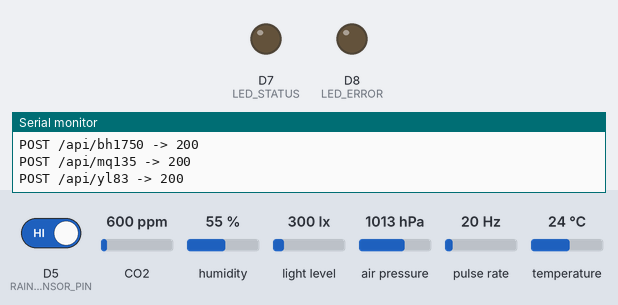
A sketch run on a simulated ESP8266 (NodeMCU). On the bench: output pins drawn as LEDs (lit = HIGH), the last lines printed to the serial monitor. Wiring (inferred from the names in the program): pulse sensor: data D6. The test bench sets the inputs (shaded band); at power-on: D5 (RAIN_SENSOR_PIN) HIGH, CO2 600 ppm, humidity 55 %, light level 300 lx, air pressure 1013 hPa, pulse rate 20 Hz, temperature 24 °C. WiFi joins after 1.5 s; servers stay silent unless stated; uploads are accepted with an empty reply; not simulated (calls return 0 or success): secrets.h.

Above: at 12.3 s.
At 23.05 s:
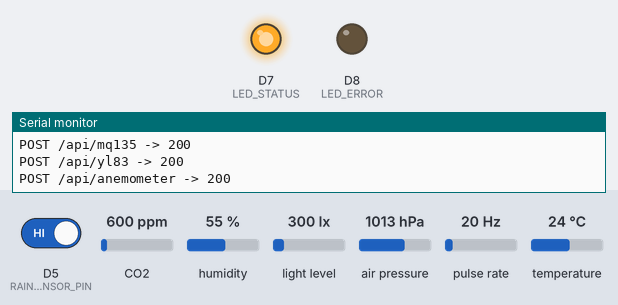
Timing chart, 0 to 80.9 s (numbered marks = the images above):
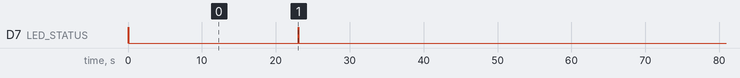

Measured:
- by itself, D7 (LED_STATUS): goes LOW 22.9 s, HIGH 0.10 s, LOW 60.9 s, HIGH 0.10 s, then LOW

The sketch:

ESP8266_Sever.ino
```cpp
#include <ESP8266WiFi.h>
#include <ESP8266HTTPClient.h>
#include <HttpClient.h>
#include <Wire.h>
#include <Adafruit_BME280.h>
#include <BH1750.h>
#include <MQ135.h>

#include "secrets.h" // Wifi credentials

#define MQ135_PIN A0
#define RAIN_SENSOR_PIN D5
#define WIND_SENSOR_PIN D6

#define LED_STATUS D7   // Żółta dioda – status
#define LED_ERROR  D8   // Czerwona dioda – błędy


const char* host = "http://heroku-nodejs-8802db802387.herokuapp.com"; // URL backendu

Adafruit_BME280 bme;
BH1750 lightMeter;
MQ135 mq135_sensor = MQ135(MQ135_PIN);

//Reading Error estimations
float tempError = -0.5; // -1.0?
float humiError = 0;    // ok?
float presError = 33;


volatile uint32_t windCount = 0;
volatile uint32_t lastEdgeUs = 0;
volatile uint8_t lastState = HIGH; // zapamiętanie stanu pinu

void IRAM_ATTR countWind() {
  unsigned long now = micros();
  uint8_t state = digitalRead(WIND_SENSOR_PIN);

  if (state == LOW && lastState == HIGH) {      // przejście z HIGH -> LOW
    if (now - lastEdgeUs > 15000) {             // 15 ms = 66 Hz max (fizycznie realne)
      windCount++;
      lastEdgeUs = now;
    }
  }
  lastState = state;
}


unsigned long lastPing = 0;
const unsigned long pingInterval = 5 * 60 * 1000; // Interval 5 min

void ledStatusBlink() {
  digitalWrite(LED_STATUS, HIGH);
  delay(100);
  digitalWrite(LED_STATUS, LOW);
}

void ledErrorBlink(int times = 3) {
  for (int i = 0; i < times; i++) {
    digitalWrite(LED_ERROR, HIGH);
    delay(250);
    digitalWrite(LED_ERROR, LOW);
    delay(250);
  }
}

// utrzymanie polaczenia Wi-Fi
void ensureWiFi() {
  if (WiFi.status() == WL_CONNECTED) return;

  WiFi.begin(ssid, password);
  unsigned long t0 = millis();
  while (WiFi.status() != WL_CONNECTED && millis() - t0 < 15000) {
    delay(500);
    yield();
  }

  if (WiFi.status() != WL_CONNECTED) {
    Serial.println("WiFi reconnect failed!");
    ledErrorBlink(5);
  }
}


// --------------------------------------------

void setup() {
  Serial.begin(9600);
  Wire.begin();

  pinMode(LED_STATUS, OUTPUT);
  pinMode(LED_ERROR, OUTPUT);
  digitalWrite(LED_STATUS, LOW);
  digitalWrite(LED_ERROR, LOW);

  ledStatusBlink();

  ensureWiFi();

  unsigned status;

  // default settings
  status = bme.begin(0x76);
  if (!status) {
    Serial.println("BME280 not found!");
    ledErrorBlink(5);
  }

  if (!lightMeter.begin(BH1750::CONTINUOUS_HIGH_RES_MODE)) {
    Serial.println("BH1750 not found!");
    ledErrorBlink(5);
  }

  pinMode(RAIN_SENSOR_PIN, INPUT);
  pinMode(WIND_SENSOR_PIN, INPUT_PULLUP);
  attachInterrupt(digitalPinToInterrupt(WIND_SENSOR_PIN), countWind, CHANGE);

  Serial.println("--- Czujniki aktywne ---");
}

// --------------------------------------------


void loop() {
  ensureWiFi();

  if (WiFi.status() == WL_CONNECTED) {
    sendBME280();     delay(100);
    sendBH1750();     delay(100);
    sendMQ135();      delay(100);
    sendRainSensor(); delay(100);
    sendWindSensor();
  } else {
    ledErrorBlink(3);
  }

  unsigned long now = millis();
  if (now - lastPing >= pingInterval) {
    sendPing();
    lastPing = now;
  }

  ledStatusBlink();
  delay(40000 - (5*100));
}

// --------------------------------------------

void sendPing() {
  String json = "{\"device_id\":\"esp8266_primary\","
                "\"uptime_ms\":" + String(millis()) + ","
                "\"free_heap\":" + String(ESP.getFreeHeap()) + ","
                "\"wifi_rssi\":" + String(WiFi.RSSI()) + "}";
  postData("/api/ping", json);
}


void sendBME280() {
  float temp = bme.readTemperature() + tempError;
  float hum = bme.readHumidity() + humiError;
  float pres = (bme.readPressure() / 100.0F) + presError;

  if (isnan(temp) || isnan(hum) || isnan(pres)) {
    Serial.println("Błąd odczytu z BME280!");
    ledErrorBlink(2);
    return;
  }

  String json = "{\"temperature\":" + String(temp, 2) +
                ",\"humidity\":" + String(hum, 2) +
                ",\"pressure\":" + String(pres, 2) + "}";
  postData("/api/bme280", json);
}

void sendBH1750() {
  float lux = lightMeter.readLightLevel();
  if (isnan(lux) || lux < 0) {
    Serial.println("Błąd odczytu BH1750!");
    ledErrorBlink(2);
    return;
  }

  String json = "{\"light_level\":" + String(lux, 2) + "}";
  postData("/api/bh1750", json);
}

void sendMQ135() {
  float air_quality = mq135_sensor.getPPM();
  if (isnan(air_quality) || air_quality < 0) {
    Serial.println("Błąd odczytu MQ135!");
    ledErrorBlink(2);
    return;
  }

  String json = "{\"air_quality_index\":" + String(air_quality, 2) + "}";
  postData("/api/mq135", json);
}

void sendRainSensor() {
  int rain = digitalRead(RAIN_SENSOR_PIN);
  String json = "{\"is_raining\":" + String(rain == LOW ? "true" : "false") + "}";
  postData("/api/yl83", json);
}

void sendWindSensor() {
  const unsigned long MEAS_MS = 20000;
  const float KMH_PER_HZ = 3.2f;         // 1 Hz = 3.2 km/h

  // Zerowanie licznika impulsów
  noInterrupts();
  windCount = 0;
  interrupts();

  // Pomiar przez określony czas
  delay(MEAS_MS);

  // Pobranie wyniku
  uint32_t pulses;
  noInterrupts();
  pulses = windCount;
  interrupts();

  float seconds = MEAS_MS / 1000.0f;
  float hz = pulses / seconds;           // częstotliwość w Hz
  float speed_kmh = hz * KMH_PER_HZ;     // km/h

  if (speed_kmh > 100) speed_kmh = 0.0;

  if (speed_kmh < 0) {
    Serial.println("Błąd odczytu wiatru!");
    ledErrorBlink(2);
    return;
  }

  // Tworzenie JSON i wysłanie danych
  String json = "{\"wind_speed\":" + String(speed_kmh, 2) + "}";
  postData("/api/anemometer", json);
}

// --------------------------------------------


void postData(String endpoint, String jsonData) {
  WiFiClient client;
  HTTPClient http;
  String url = String(host) + endpoint;

  if (!http.begin(client, url)) {
    Serial.println(F("HTTP begin failed"));
    ledErrorBlink(3);  // błąd rozpoczęcia połączenia
    return;
  }

  http.setTimeout(8000); // 8s
  http.addHeader("Content-Type", "application/json");
  http.addHeader("x-api-key", api_key);


  int code = http.POST(jsonData);
  Serial.printf("POST %s -> %d\n", endpoint.c_str(), code);

  if (code <= 0) {
    Serial.printf("HTTP error: %s\n", http.errorToString(code).c_str());
    ledErrorBlink(3);
  }
  else if (code >= 400) {
    Serial.printf("Server returned error code %d\n", code);

    if (code == 401) {
      Serial.println("Unauthorized (401) - check API key or token");
      ledErrorBlink(2);  //błąd autoryzacji
    } else {
      ledErrorBlink(4);  //błędy HTTP
    }
  }

  http.end();
}
```
